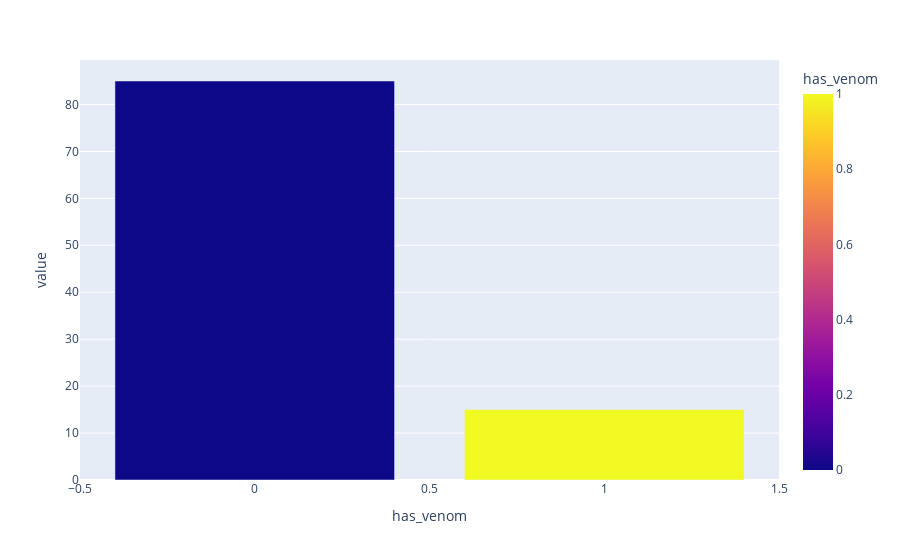

Notebook code cell kept with this figure:
### Code cell
# Distribuição da variável 'has_venom' em %
percentual_skin_type= df_species_eda.value_counts('has_venom') / len(df_species_eda) * 100
px.bar(percentual_skin_type, color=percentual_skin_type.index)

### Figure 1 — Plotly figure (JSON) as saved in the notebook; plotly's stock layout.template omitted (floating-point values rounded to 4 significant figures)
{"data": [{"hovertemplate": "has_venom=%{marker.color}<br>value=%{y}<extra></extra>", "legendgroup": "", "marker": {"color": [0, 1], "coloraxis": "coloraxis", "pattern": {"shape": ""}}, "name": "", "orientation": "v", "showlegend": false, "textposition": "auto", "type": "bar", "x": [0, 1], "xaxis": "x", "y": [85.0, 15.0], "yaxis": "y"}], "layout": {"barmode": "relative", "coloraxis": {"colorbar": {"title": {"text": "has_venom"}}, "colorscale": [[0, "#0d0887"], [0.1111, "#46039f"], [0.2222, "#7201a8"], [0.3333, "#9c179e"], [0.4444, "#bd3786"], [0.5556, "#d8576b"], [0.6667, "#ed7953"], [0.7778, "#fb9f3a"], [0.8889, "#fdca26"], [1, "#f0f921"]]}, "legend": {"tracegroupgap": 0}, "margin": {"t": 60}, "xaxis": {"anchor": "y", "domain": [0, 1], "title": {"text": "has_venom"}}, "yaxis": {"anchor": "x", "domain": [0, 1], "title": {"text": "value"}}}}
